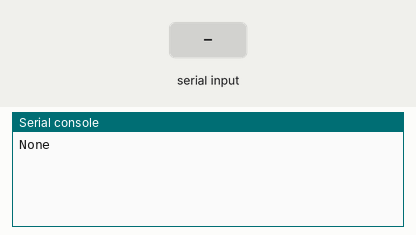
A program run on a simulated ESP32 board running MicroPython. Parts: the last lines printed to the serial console. The inputs (shaded band) are chosen by the test bench.

Above: at 1.2 s.
1.3 s: "1" received over the second serial link
At 5.3 s:
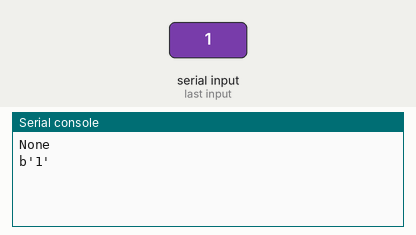
6.5 s: "0" received over the second serial link
9.2 s: "2" received over the second serial link
At 10.3 s:
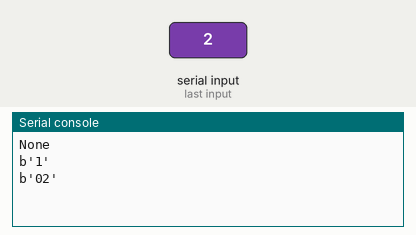

The program:

mhz19.py
```python
import machine
import time

uart = machine.UART(1, 9600, tx=25, rx=26)

uart = machine.UART(1, 9600, tx=25, rx=26)

while True:
    uart.write(b"\xff\x01\x86\x00\x00\x00\x00\x00\x79")
    s = uart.read(9)
    #print ({'co2': s[2] * 256 + s[3]})
    print (s)
    time.sleep(5.0)

# if len(s) >= 4 and s[0] == 0xff and s[1] == 0x86:
#	print ({'co2': s[2] * 256 + s[3]})
```

Measured:
- after the input at 1.3 s, the serial console: prints a new line after 3.7 s (image 1)
- after the input at 9.2 s, the serial console: prints a new line after 0.80 s (image 2)
